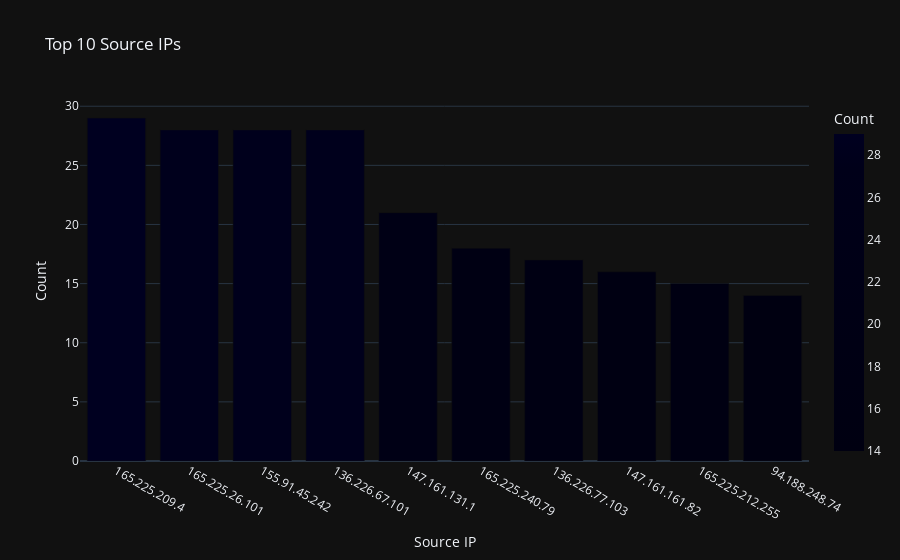

Source (notebook cell):
### Code cell
top_ips = df['src_ip'].value_counts().head(10).reset_index()
top_ips.columns = ['Source IP', 'Count']
fig = px.bar(top_ips, x='Source IP', y='Count', title='Top 10 Source IPs',color='Count')
fig.update_layout(template='plotly_dark')
fig.show()

### Figure 1 — Plotly figure (JSON) as saved in the notebook; plotly's stock layout.template omitted (floating-point values rounded to 4 significant figures)
{"data": [{"hovertemplate": "Source IP=%{x}<br>Count=%{marker.color}<extra></extra>", "legendgroup": "", "marker": {"color": [29, 28, 28, 28, 21, 18, 17, 16, 15, 14], "coloraxis": "coloraxis", "pattern": {"shape": ""}}, "name": "", "orientation": "v", "showlegend": false, "textposition": "auto", "type": "bar", "x": ["165.225.209.4", "165.225.26.101", "155.91.45.242", "136.226.67.101", "147.161.131.1", "165.225.240.79", "136.226.77.103", "147.161.161.82", "165.225.212.255", "94.188.248.74"], "xaxis": "x", "y": [29, 28, 28, 28, 21, 18, 17, 16, 15, 14], "yaxis": "y"}], "layout": {"autosize": true, "barmode": "relative", "coloraxis": {"colorbar": {"title": {"text": "Count"}}, "colorscale": [[0, "#000011"], [0.1111, "#000012"], [0.2222, "#000013"], [0.3333, "#000014"], [0.4444, "#000015"], [0.5556, "#000016"], [0.6667, "#000017"], [0.7778, "#000018"], [0.8889, "#000019"], [1, "#000020"]]}, "legend": {"tracegroupgap": 0}, "title": {"text": "Top 10 Source IPs"}, "xaxis": {"anchor": "y", "autorange": true, "domain": [0, 1], "range": [-0.5, 9.5], "title": {"text": "Source IP"}, "type": "category"}, "yaxis": {"anchor": "x", "autorange": true, "domain": [0, 1], "range": [0, 9.474], "title": {"text": "Count"}}}}
